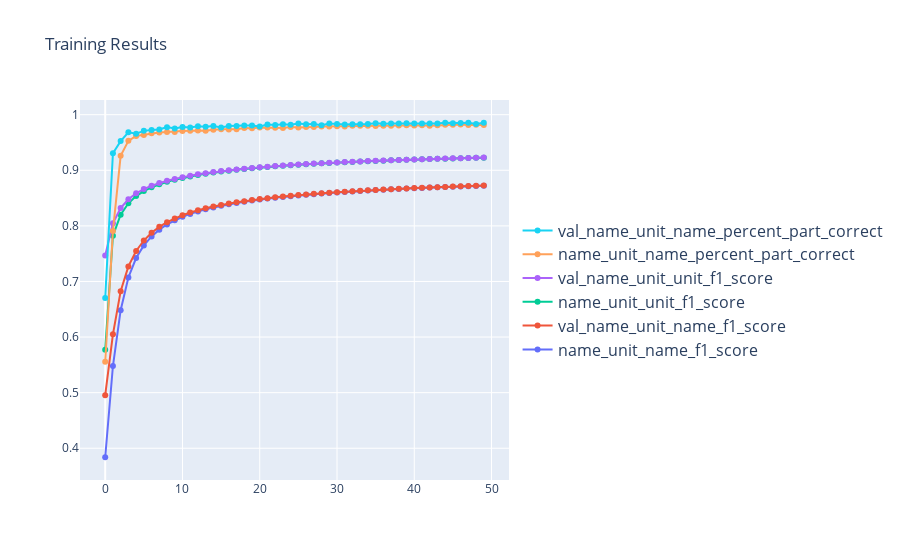
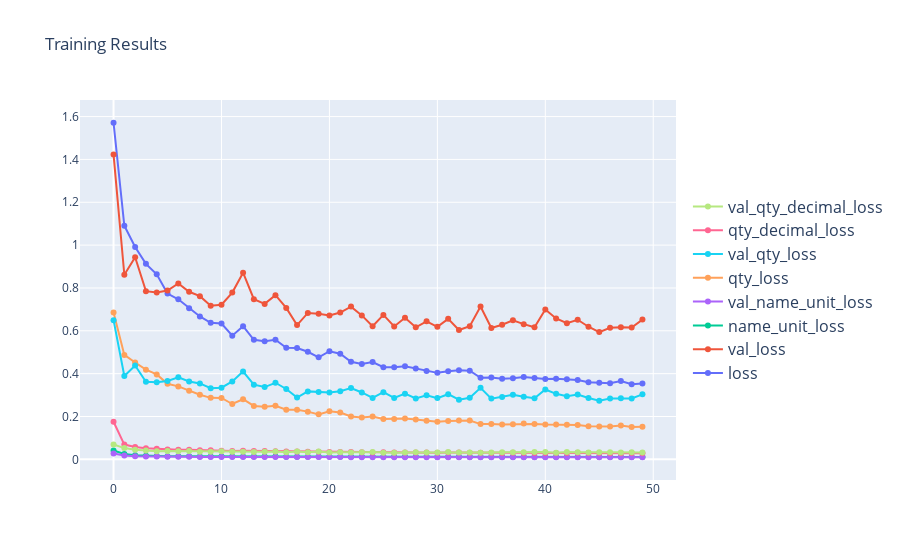
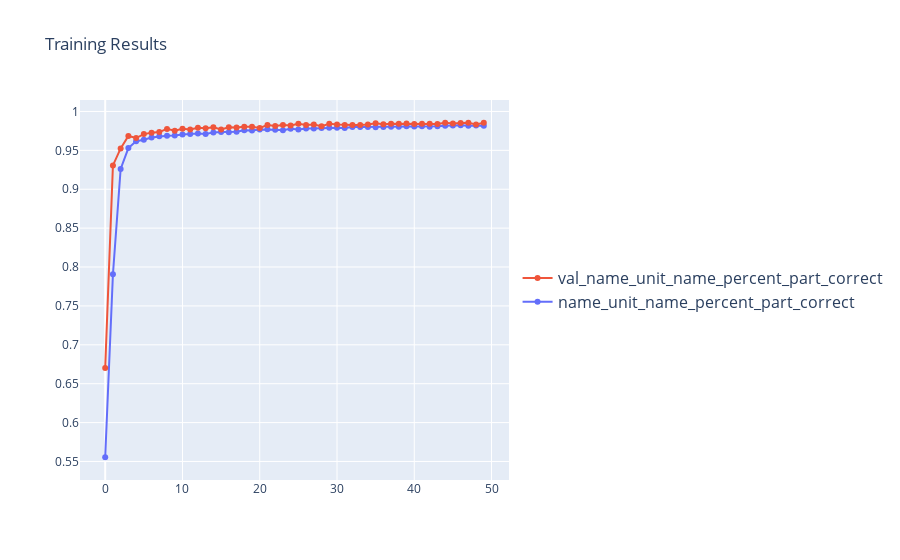
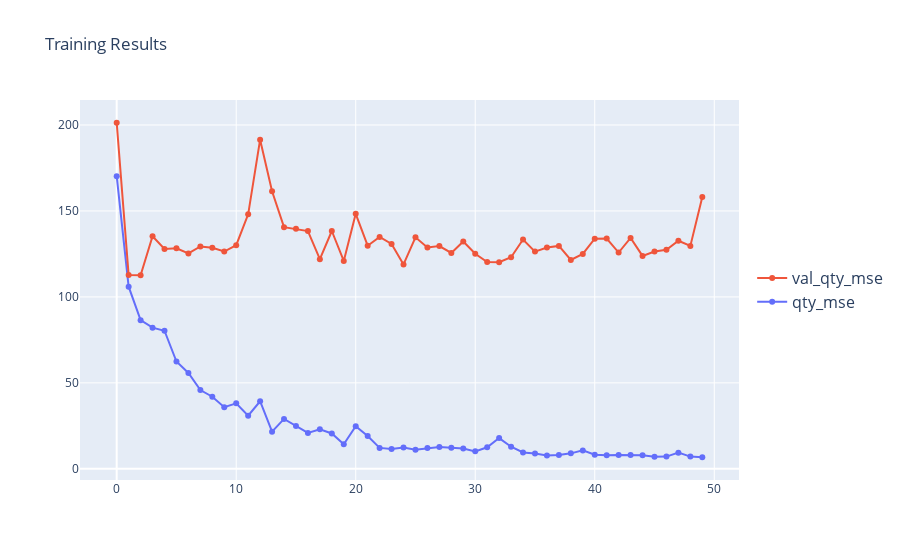

These figures' notebook cell, in order:
### Markdown cell above
## Visualize Training

### Code cell
import plotly.graph_objects as go

def plot_graphs(history, strings):
    fig = go.Figure()
    x = list(range(NUM_EPOCHS))
    for string in strings:
        fig.add_scatter(x=x, y=history.history[string],
                        name=string)
        fig.add_scatter(x=x, y=history.history['val_'+string],
                        name='val_'+string)
    fig.update_traces(mode='lines+markers')# hoverinfo='text+name+y', 
    fig.update_layout(legend=dict(y=0.5, traceorder='reversed', font_size=16), 
                    title="Training Results")
    fig.show()

plot_graphs(model.history, ["name_unit_name_f1_score", "name_unit_unit_f1_score", "name_unit_name_percent_part_correct"])
plot_graphs(model.history, ["loss", "name_unit_loss", "qty_loss", "qty_decimal_loss"])
plot_graphs(model.history, ['name_unit_name_percent_part_correct'])
plot_graphs(model.history, ['qty_mse'])
